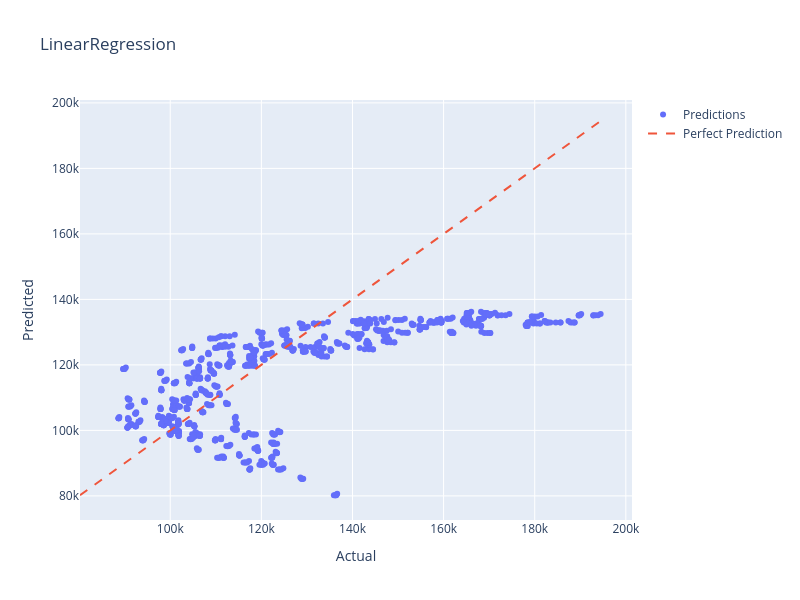

The cell this chart's notebook holds for it:
### Code cell
model = LinearRegression(
    fit_intercept= True,
    positive= True
)
model.fit(X_train_prepared, y_train)

y_pred = model.predict(X_test_prepared)

model_results(y_test, y_pred, 'LinearRegression')

### Figure 1 — Plotly figure (JSON) as saved in the notebook; plotly's stock layout.template omitted (floating-point values rounded to 4 significant figures; data arrays with more than 128 entries replaced by an {"elided": "..."} marker saying what was removed)
{"data": [{"mode": "markers", "name": "Predictions", "type": "scatter", "x": {"elided": "1000 float values"}, "y": {"elided": "1000 float values"}}, {"line": {"dash": "dash"}, "mode": "lines", "name": "Perfect Prediction", "type": "scatter", "x": [80190.0, 194472], "y": [80190.0, 194472]}], "layout": {"height": 600, "title": {"text": "LinearRegression"}, "width": 800, "xaxis": {"title": {"text": "Actual"}}, "yaxis": {"title": {"text": "Predicted"}}}}
